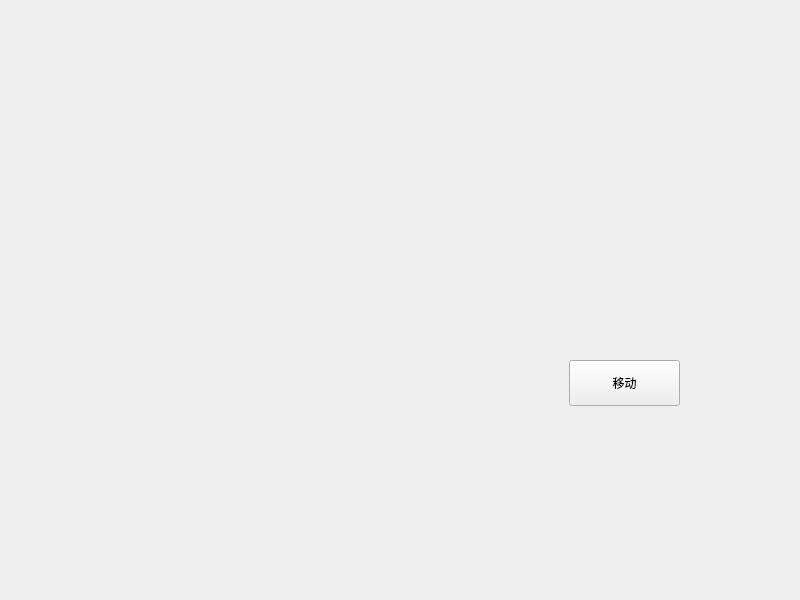
<?xml version="1.0" encoding="UTF-8"?>
<ui version="4.0">
 <class>Widget</class>
 <widget class="QWidget" name="Widget">
  <property name="geometry">
   <rect>
    <x>0</x>
    <y>0</y>
    <width>800</width>
    <height>600</height>
   </rect>
  </property>
  <property name="windowTitle">
   <string>Widget</string>
  </property>
  <widget class="QPushButton" name="btn">
   <property name="geometry">
    <rect>
     <x>569</x>
     <y>360</y>
     <width>111</width>
     <height>46</height>
    </rect>
   </property>
   <property name="text">
    <string>移动</string>
   </property>
  </widget>
 </widget>
 <resources/>
 <connections/>
</ui>
